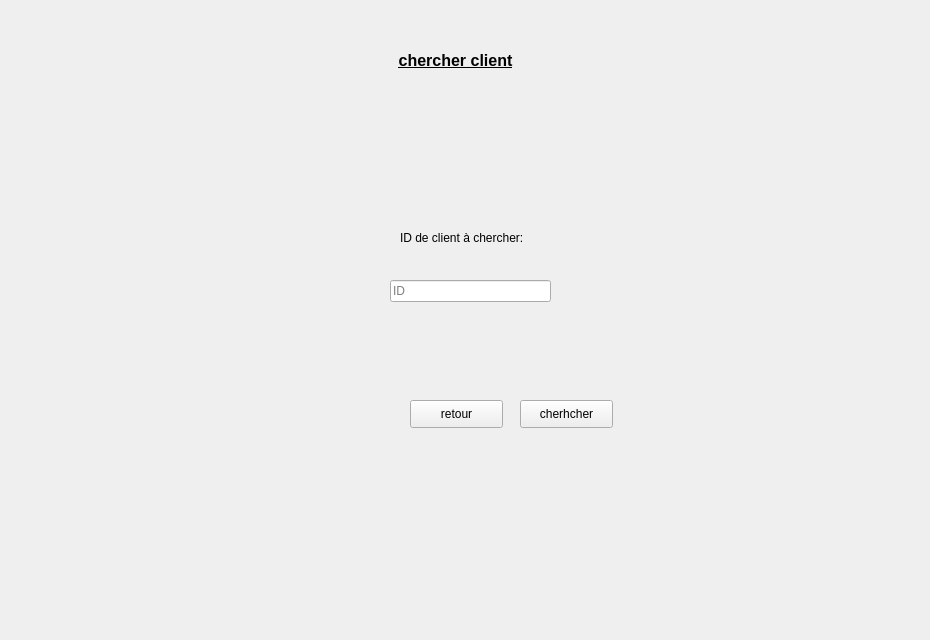
      <widget class="QWidget" name="tab_4">
       <attribute name="title">
        <string>chercher</string>
       </attribute>
       <widget class="QLabel" name="label_14">
        <property name="geometry">
         <rect>
          <x>0</x>
          <y>0</y>
          <width>921</width>
          <height>631</height>
         </rect>
        </property>
        <property name="text">
         <string/>
        </property>
        <property name="pixmap">
         <pixmap>../../Desktop/images qt/fond.jpg</pixmap>
        </property>
        <property name="scaledContents">
         <bool>true</bool>
        </property>
       </widget>
       <widget class="QLabel" name="label_39">
        <property name="geometry">
         <rect>
          <x>0</x>
          <y>40</y>
          <width>911</width>
          <height>41</height>
         </rect>
        </property>
        <property name="text">
         <string>&lt;html&gt;&lt;head/&gt;&lt;body&gt;&lt;p align=&quot;center&quot;&gt;&lt;span style=&quot; font-size:12pt; font-weight:600; text-decoration: underline;&quot;&gt;chercher client&lt;/span&gt;&lt;/p&gt;&lt;/body&gt;&lt;/html&gt;</string>
        </property>
       </widget>
       <widget class="QPushButton" name="retour_5">
        <property name="geometry">
         <rect>
          <x>410</x>
          <y>400</y>
          <width>93</width>
          <height>28</height>
         </rect>
        </property>
        <property name="text">
         <string>retour</string>
        </property>
       </widget>
       <widget class="QLabel" name="label_46">
        <property name="geometry">
         <rect>
          <x>400</x>
          <y>230</y>
          <width>161</width>
          <height>16</height>
         </rect>
        </property>
        <property name="text">
         <string>ID de client à chercher:</string>
        </property>
       </widget>
       <widget class="QLineEdit" name="lineEdit_17">
        <property name="geometry">
         <rect>
          <x>390</x>
          <y>280</y>
          <width>161</width>
          <height>22</height>
         </rect>
        </property>
        <property name="placeholderText">
         <string>ID</string>
        </property>
       </widget>
       <widget class="QPushButton" name="pushButton_16">
        <property name="geometry">
         <rect>
          <x>520</x>
          <y>400</y>
          <width>93</width>
          <height>28</height>
         </rect>
        </property>
        <property name="text">
         <string>cherhcher</string>
        </property>
       </widget>
      </widget>
